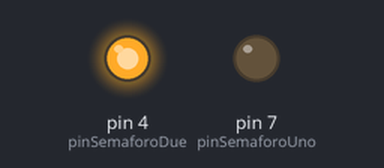
Simulated run of this sketch. Board: Arduino Uno, built with avr-gcc and run on an emulated ATmega328P. Parts: output pins drawn as LEDs (lit = HIGH).

Above: at 2.5 s.
At 7.5 s:
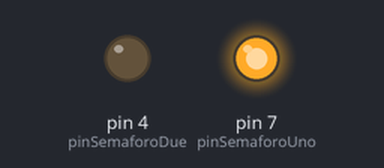
Timing chart, 0 to 13.0 s (numbered marks = the images above):
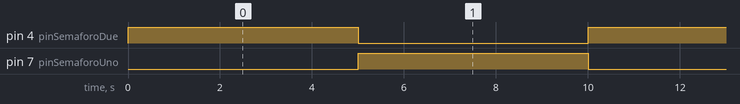

The sketch:

_0_Semaforo.ino
```cpp
/*

  18 marzo 2022
  semaforo con emulata centralina

*/

int pinSemaforoUno = 7;
int pinSemaforoDue = 4;

int secondi = 1000;
int minuti = 60 * secondi;
int tempoRosso = 5 * secondi;


void setup()
{
  pinMode(pinSemaforoUno, OUTPUT);
  pinMode(pinSemaforoDue, OUTPUT);
}

void loop()
{
  digitalWrite(pinSemaforoUno, LOW);
  digitalWrite(pinSemaforoDue, HIGH);
  delay(tempoRosso);

  digitalWrite(pinSemaforoUno, HIGH);
  digitalWrite(pinSemaforoDue, LOW);
  delay(tempoRosso);
}
```

Measured:
- by itself, pin 4 (pinSemaforoDue), pin 7 (pinSemaforoUno): alternates HIGH for 5.0 s and LOW for 5.0 s
